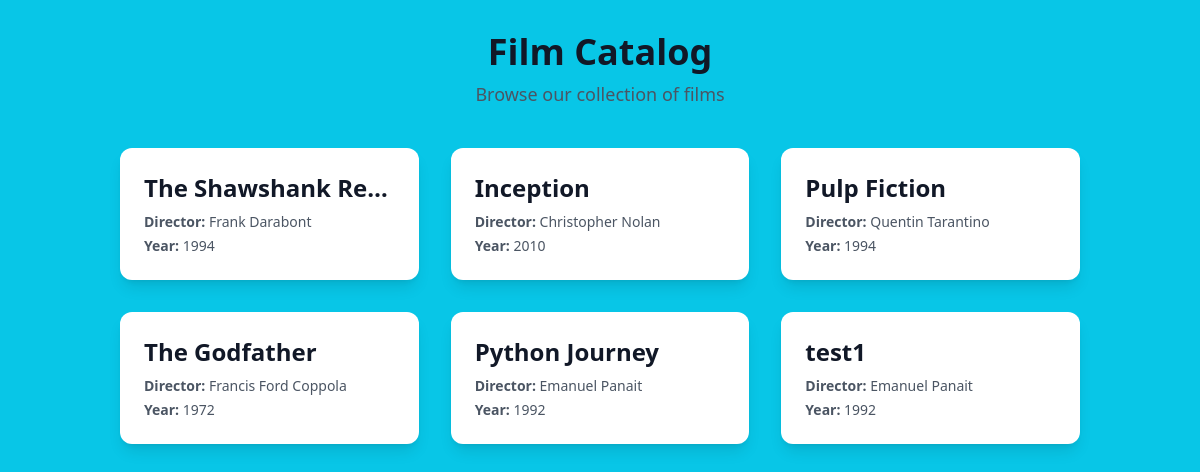
The page /list/ on the database as committed earlier.
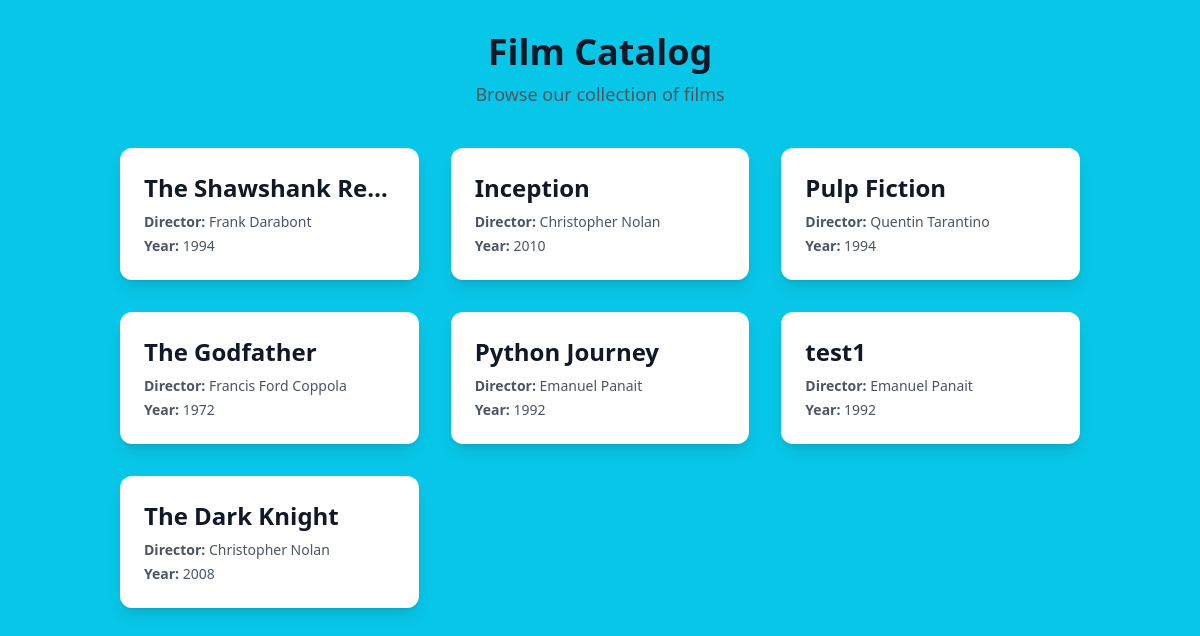
The same page on the database as committed later.
### viewer/models.py (models this page shows)
class Movie(Model):
    Title = CharField(max_length=100, blank=True, null=True, db_column='title')
    director = CharField(max_length=100, blank=True, null=True, db_column='director')
    Year = IntegerField(blank=True, null=True, db_column='year')
    cinema_price = IntegerField(blank=True, null=True, db_column='cinema_price')
    genre_movie = CharField(max_length=50, blank=True, null=True, db_column='genre_movie')

### viewer/views.py (the view)
# urls.py: path('list/', MovieListView.as_view(), name='movie-list'),
class MovieListView(ListView):
    model = Movie
    template_name = 'movie_list.html'
    context_object_name = 'movies_html'

### viewer/Templates/movie_list.html (shortened to what this page needs)
{% load static %}
<!DOCTYPE html>
<html lang="en">
<head>
    <script src="https://cdn.tailwindcss.com"></script>
</head>
<body class="font-sans antialiased text-gray-800">
    <div class="container mx-auto p-4 md:p-8">
        <header class="text-center mb-10">
            <h1 class="text-4xl font-bold text-gray-900">Film Catalog</h1>
            <p class="text-lg text-gray-600 mt-2">Browse our collection of films</p>
        </header>
        <div class="grid grid-cols-1 sm:grid-cols-2 lg:grid-cols-3 xl:grid-cols-4 gap-8">
            {% if movies_html %}
                {% for film in movies_html %}
                <div class="bg-white rounded-xl shadow-lg overflow-hidden flex flex-col transform hover:scale-105 hover:shadow-2xl transition-all duration-300 ease-in-out">
                    <div class="p-6">
                        <h2 class="text-2xl font-bold text-gray-900 mb-2 truncate" title="{{ film.Title }}">{{ film.Title }}</h2>
                        <div class="text-gray-600 text-sm space-y-1">
                            <p>
                                <span class="font-semibold">Director:</span> {{ film.director }}
                            </p>
                            <p>
                                <span class="font-semibold">Year:</span> {{ film.Year }}
                            </p>
                        </div>
                    </div>
                </div>
                {% endfor %}
            {% endif %}
        </div>
    </div>
</body>
</html>

### viewer/Templates/movie_list.html (style rules this page uses)
body { background-color: hsl(189, 93%, 47%); }

Rows that differ between the two databases and show on the page:
added Movie: Title "The Dark Knight", director "Christopher Nolan", Year "2008"
